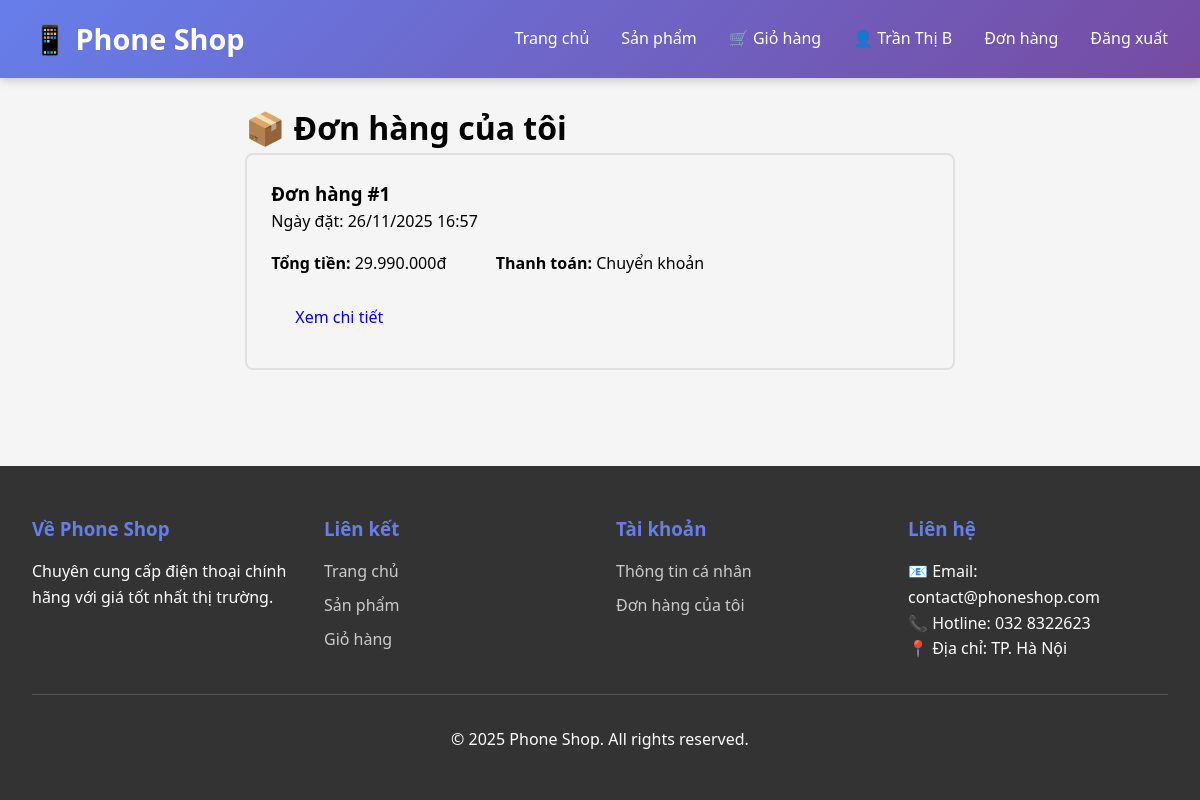
/public/orders (signed in), run on the app's committed database.
### tables this page shows
CREATE TABLE orders (
    id INT AUTO_INCREMENT PRIMARY KEY,
    user_id INT NOT NULL,
    customer_name VARCHAR(100) NOT NULL,
    customer_phone VARCHAR(20) NOT NULL,
    customer_address TEXT NOT NULL,
    total_amount DECIMAL(10, 2) NOT NULL,
    status ENUM('pending', 'processing', 'shipping', 'delivered', 'cancelled') DEFAULT 'pending',
    payment_method VARCHAR(50) DEFAULT 'COD',
    notes TEXT,
    created_at TIMESTAMP DEFAULT CURRENT_TIMESTAMP,
    updated_at TIMESTAMP DEFAULT CURRENT_TIMESTAMP ON UPDATE CURRENT_TIMESTAMP,
    FOREIGN KEY (user_id) REFERENCES users(id) ON DELETE CASCADE,
    INDEX idx_user_id (user_id),
    INDEX idx_status (status),
    INDEX idx_created_at (created_at)
);

### app/Http/Controllers/OrderController.php (called while the page is built, shortened)
<?php
class OrderController
{
    public function myOrders()
    {
        $orderModel = new Order();
        $orders = $orderModel->getUserOrders(getUserId());
        require_once __DIR__ . '/../../../resources/view/orders/index.php';
    }
}

### app/Http/Kernel.php (called while the page is built, shortened)
<?php
class Kernel
{
    protected $routes = [];
    protected $method;
    protected $uri;
    public function __construct()
    {
        $this->routes = require __DIR__ . '/../../routes/web.php';
        $this->method = $_SERVER['REQUEST_METHOD'];
        $this->uri = $this->getUri();
    }
    protected function getUri()
    {
        $uri = $_SERVER['REQUEST_URI'];
        $scriptName = $_SERVER['SCRIPT_NAME'] ?? '/index.php';
        $baseDir = str_replace('\\', '/', dirname($scriptName));
        if ($baseDir !== '/' && $baseDir !== '') {
            if (strpos($uri, $baseDir) === 0) {
                $uri = substr($uri, strlen($baseDir));
            }
        }
        $uri = '/' . trim($uri, '/');
        return $uri;
    }
    public function dispatch()
    {
        $matchedRoute = $this->matchRoute($this->routes[$this->method]);
        list($controllerName, $action) = explode('@', $matchedRoute['handler']);
        $controller = new $controllerClass();
        call_user_func_array([$controller, $action], $matchedRoute['params']);
    }
    protected function matchRoute($routes)
    {
        foreach ($routes as $pattern => $handler) {
            $regex = $this->convertToRegex($pattern);
            if (preg_match($regex, $this->uri, $matches)) {
                array_shift($matches);
                return [
                    'handler' => $handler,
                    'params' => $matches
                ];
            }
        }
        return false;
    }
    protected function convertToRegex($pattern)
    {
        $pattern = preg_replace('/\{([a-zA-Z0-9_]+)\}/', '([^/]+)', $pattern);
        $pattern = str_replace('/', '\/', $pattern);
        return '/^' . $pattern . '$/';
    }
    public function run()
    {
        $this->dispatch();
    }
}

### public/index.php (called while the page is built, shortened)
<?php
require_once __DIR__ . '/../autoload.php';
require_once __DIR__ . '/../app/Http/Kernel.php';
$kernel = new Http\Kernel();
$kernel->run();

### autoload.php (called while the page is built, shortened)
<?php
if (file_exists(__DIR__ . '/config/app.php')) {
    $appConfig = require __DIR__ . '/config/app.php';
}
spl_autoload_register(function ($class) {
    $namespaceMap = [
        'Controllers\\' => __DIR__ . '/app/Http/Controllers/',
        'Models\\' => __DIR__ . '/app/Models/',
        'Middleware\\' => __DIR__ . '/app/Http/Middleware/',
        'Http\\' => __DIR__ . '/app/Http/',
    ];
    foreach ($namespaceMap as $prefix => $baseDir) {
        if (strpos($class, $prefix) === 0) {
            $relativeClass = substr($class, strlen($prefix));
            $file = $baseDir . str_replace('\\', '/', $relativeClass) . '.php';
            if (file_exists($file)) {
                return true;
            }
        }
    }
    return false;
});
function config($key, $default = null)
{
    static $config = [];
    $parts = explode('.', $key);
    $file = $parts[0];
    if (!isset($config[$file])) {
        $configFile = __DIR__ . '/config/' . $file . '.php';
        if (file_exists($configFile)) {
            $config[$file] = require $configFile;
        } else {
            return $default;
        }
    }
    $value = $config[$file];
    for ($i = 1; $i < count($parts); $i++) {
        $value = $value[$parts[$i]];
    }
    return $value;
}

### app/Helper/auth.php (called while the page is built, shortened)
<?php
function getUserId()
{
    return $_SESSION['user_id'] ?? null;
}

### app/Models/Order.php (called while the page is built, shortened)
<?php
class Order extends BaseModel
{
    protected $table = 'orders';
    public function getUserOrders($userId, $orderBy = 'created_at', $order = 'DESC')
    {
        $sql = "SELECT * FROM {$this->table}
                WHERE user_id = ?
                ORDER BY {$orderBy} {$order}";
        return $this->query($sql, [$userId]);
    }
}

### config/database.php (called while the page is built)
<?php
return [
    'host' => 'localhost',
    'port' => 3307,
    'database' => 'phone_shop',
    'username' => 'root',
    'password' => '',
    'charset' => 'utf8mb4',
    'collation' => 'utf8mb4_unicode_ci',
    'options' => [
        PDO::ATTR_ERRMODE => PDO::ERRMODE_EXCEPTION,
        PDO::ATTR_DEFAULT_FETCH_MODE => PDO::FETCH_ASSOC,
        PDO::ATTR_EMULATE_PREPARES => false,
    ]
];

### config/app.php (called while the page is built)
<?php
$protocol = (!empty($_SERVER['HTTPS']) && $_SERVER['HTTPS'] !== 'off') ? 'https' : 'http';
$host = $_SERVER['HTTP_HOST'] ?? 'localhost';
$scriptName = $_SERVER['SCRIPT_NAME'] ?? '';
$baseDir = str_replace('\\', '/', dirname($scriptName));
$autoBaseUrl = $protocol . '://' . $host . $baseDir;
$autoAssetsUrl = $protocol . '://' . $host . str_replace('/public', '/resources', $baseDir);
return [
    'name' => 'Phone Shop',
    'version' => '1.0.0',
    'base_url' => $autoBaseUrl,
    'assets_url' => $autoAssetsUrl,
    'root_path' => dirname(__DIR__),
    'app_path' => dirname(__DIR__) . '/app',
    'public_path' => dirname(__DIR__) . '/public',
    'resources_path' => dirname(__DIR__) . '/resources',
    'upload_path' => dirname(__DIR__) . '/public/uploads',
    'session' => [
        'name' => 'phone_shop_session',
        'lifetime' => 7200,
        'secure' => false,
        'httponly' => true,
        'samesite' => 'Lax'
    ],
    'security' => [
        'password_min_length' => 6,
        'password_hash_algo' => PASSWORD_BCRYPT,
        'password_hash_cost' => 10
    ],
    'upload' => [
        'max_size' => 5242880,
        'allowed_extensions' => ['jpg', 'jpeg', 'png', 'gif', 'webp'],
        'image_path' => 'uploads/images'
    ],
    'pagination' => [
        'per_page' => 12,
        'per_page_admin' => 20
    ],
    'timezone' => 'Asia/Ho_Chi_Minh',
    'debug' => true,
    'mail' => [
        'from_email' => 'noreply@phoneshop.com',
        'from_name' => 'Phone Shop'
    ]
];

### app/Models/BaseModel.php (called while the page is built, shortened)
<?php
class BaseModel
{
    protected static $connection = null;
    public static function getConnection()
    {
        if (self::$connection === null) {
            try {
                $dbConfig = config('database');
                $dsn = sprintf(
                    "mysql:host=%s;port=%s;dbname=%s;charset=%s",
                    $dbConfig['host'],
                    $dbConfig['port'] ?? 3306,
                    $dbConfig['database'],
                    $dbConfig['charset']
                );
                self::$connection = new PDO(
                    $dsn,
                    $dbConfig['username'],
                    $dbConfig['password'],
                    $dbConfig['options']
                );
            } catch (PDOException $e) {
                die("Database connection failed: " . $e->getMessage());
            }
        }
        return self::$connection;
    }
    public function query($sql, $params = [])
    {
        $stmt = $this->getConnection()->prepare($sql);
        $stmt->execute($params);
        return $stmt->fetchAll();
    }
}

### app/Helper/utils.php (called while the page is built, shortened)
<?php
function formatPrice($price, $showCurrency = true)
{
    $formatted = number_format((float) $price, 0, ',', '.');
    return $showCurrency ? $formatted . 'đ' : $formatted;
}
function url($path = '')
{
    $scriptName = $_SERVER['SCRIPT_NAME'] ?? '/index.php';
    $baseDir = str_replace('\\', '/', dirname($scriptName));
    return rtrim($baseDir, '/') . $path;
}

### resources/view/orders/index.php (the view, shortened to what this page needs)
<?php
include __DIR__ . '/../layouts/header-component.php';
?>
<div class="container">
    <h1>📦 Đơn hàng của tôi</h1>
    <?php if (empty($orders)): ?>
        <div class="empty-orders">
            <div style="font-size: 5rem;">📦</div>
            <h2>Chưa có đơn hàng</h2>
            <p>Bạn chưa có đơn hàng nào</p>
            <a href="<?= url('/products') ?>" class="btn btn-primary">Tiếp tục mua sắm</a>
        </div>
    <?php else: ?>
        <div class="orders-list">
            <?php foreach ($orders as $order): ?>
                <div class="order-card">
                    <div class="order-header">
                        <div>
                            <h3>Đơn hàng #<?= $order['id'] ?></h3>
                            <p class="order-date">Ngày đặt: <?= date('d/m/Y H:i', strtotime($order['created_at'])) ?></p>
                        </div>
                        <div>
                            <?php
                            $statusClass = [
                                'pending' => 'badge-warning',
                                'confirmed' => 'badge-info',
                                'shipping' => 'badge-primary',
                                'completed' => 'badge-success',
                                'cancelled' => 'badge-danger'
                            ];
                            ?>
                            <span class="badge <?= $statusClass[$order['status']] ?>">
                            </span>
                        </div>
                    </div>
                    <div class="order-info">
                        <p><strong>Tổng tiền:</strong> <?= formatPrice($order['total_amount']) ?></p>
                        <p><strong>Thanh toán:</strong> <?= $order['payment_method'] === 'cod' ? 'Tiền mặt' : 'Chuyển khoản' ?>
                        </p>
                    </div>
                    <div class="order-actions">
                        <a href="<?= url('/orders/' . $order['id']) ?>" class="btn btn-detail">
                            Xem chi tiết
                        </a>
                    </div>
                </div>
            <?php endforeach; ?>
        </div>
    <?php endif; ?>
</div>
<?php include __DIR__ . '/../layouts/footer-component.php'; ?>

### public/resources/css/main.css (style rules this page uses)
* { margin: 0; padding: 0; box-sizing: border-box; }
html, body { height: 100%; }
body { font-family: "Segoe UI", Tahoma, Geneva, Verdana, sans-serif; line-height: 1.6; background: #f5f5f5; padding-top: 70px; display: flex; flex-direction: column; min-height: 100vh; }
.container { max-width: 1200px; margin: 0 auto; padding: 2rem; flex: 1; }
.btn { padding: 0.8rem 1.5rem; border: none; border-radius: 6px; cursor: pointer; font-weight: 500; text-decoration: none; display: inline-block; transition: all 0.3s; text-align: center; }

### public/resources/css/orders.css (style rules this page uses)
.order-card { border: 2px solid #e0e0e0; border-radius: 8px; padding: 1.5rem; margin-bottom: 1rem; transition: all 0.3s; }
.order-header { display: flex; justify-content: space-between; align-items: center; margin-bottom: 1rem; }
.badge { display: inline-block; padding: 0.4rem 0.9rem; border-radius: 12px; font-size: 0.85rem; font-weight: 600; }
.order-info { display: grid; grid-template-columns: repeat(3, 1fr); gap: 1rem; margin-bottom: 1rem; }

### data on the page
orders: id "1", created_at "26/11/2025 16:57", total_amount "29.990.000đ", payment_method "Chuyển khoản"

### other printed values
getUserName() "Trần Thị B"
